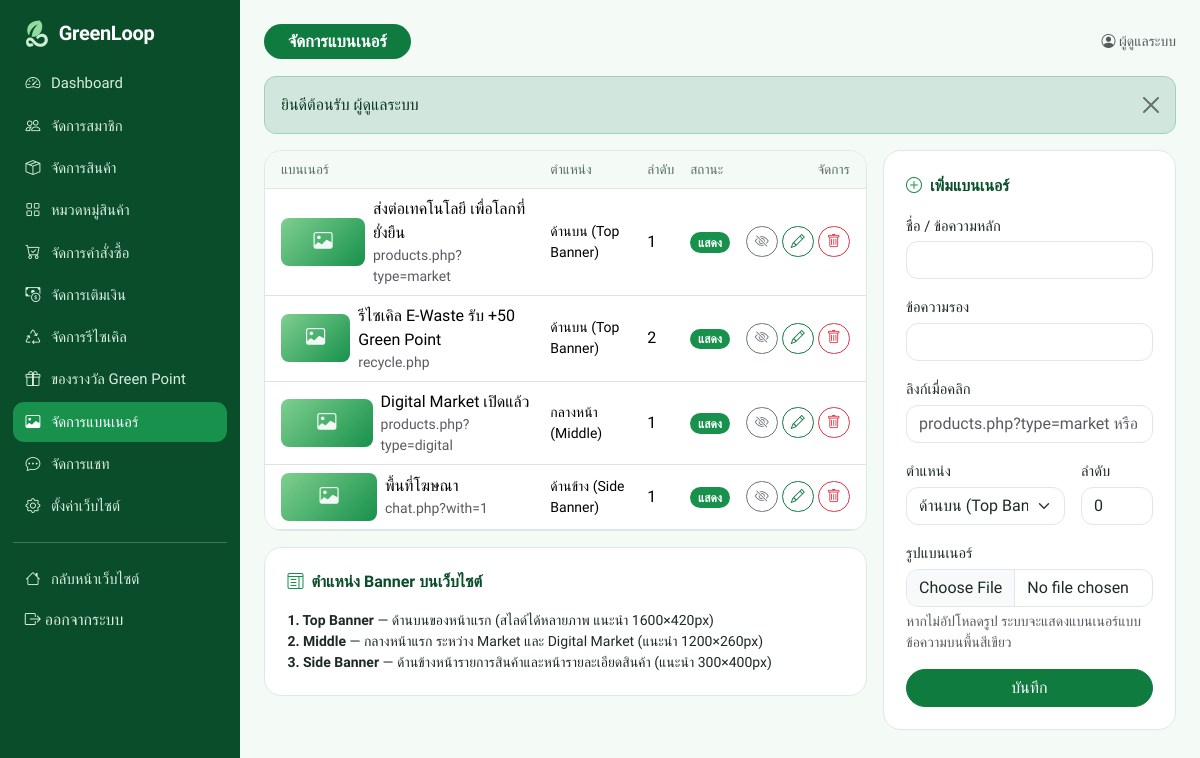
The page /admin/banners.php (signed in) on the database its author committed.
### tables this page shows
CREATE TABLE users (
  id INT AUTO_INCREMENT PRIMARY KEY,
  name VARCHAR(100) NOT NULL,
  email VARCHAR(150) NOT NULL UNIQUE,
  password_hash VARCHAR(255) NOT NULL,
  phone VARCHAR(30) NOT NULL DEFAULT '',
  address TEXT,
  avatar VARCHAR(255) DEFAULT NULL,
  role ENUM('user','admin') NOT NULL DEFAULT 'user',
  status ENUM('active','suspended') NOT NULL DEFAULT 'active',
  wallet_balance DECIMAL(12,2) NOT NULL DEFAULT 0,
  green_points INT NOT NULL DEFAULT 0,
  fee_waivers INT NOT NULL DEFAULT 0,
  premium_until DATETIME DEFAULT NULL,
  created_at DATETIME NOT NULL DEFAULT CURRENT_TIMESTAMP
);

CREATE TABLE banners (
  id INT AUTO_INCREMENT PRIMARY KEY,
  title VARCHAR(150) NOT NULL,
  subtitle VARCHAR(255) NOT NULL DEFAULT '',
  image VARCHAR(255) DEFAULT NULL,
  link VARCHAR(255) NOT NULL DEFAULT '',
  position ENUM('top','middle','side') NOT NULL DEFAULT 'top',
  sort_order INT NOT NULL DEFAULT 0,
  active TINYINT(1) NOT NULL DEFAULT 1
);

### admin/banners.php (the view, shortened to what this page needs)
<?php
require __DIR__ . '/../includes/init.php';
require_admin();
$positions = ['top' => 'ด้านบน (Top Banner)', 'middle' => 'กลางหน้า (Middle)', 'side' => 'ด้านข้าง (Side Banner)'];
$edit = (int) get('edit') ? row('SELECT * FROM banners WHERE id = ?', [(int) get('edit')]) : null;
$f = $edit ?: ['id' => 0, 'title' => '', 'subtitle' => '', 'link' => '', 'position' => 'top', 'sort_order' => 0, 'image' => null];
$list = rows("SELECT * FROM banners ORDER BY FIELD(position, 'top', 'middle', 'side'), sort_order, id");
$title = 'จัดการแบนเนอร์';
require __DIR__ . '/../includes/admin_header.php';
?>
<div class="row g-3">
  <div class="col-xl-8">
    <div class="panel p-0 overflow-hidden">
    <?php if ($list): ?>
    <div class="table-responsive"><table class="table mb-0">
      <thead><tr><th class="ps-3">แบนเนอร์</th><th>ตำแหน่ง</th><th>ลำดับ</th><th>สถานะ</th><th class="text-end pe-3">จัดการ</th></tr></thead>
      <tbody>
      <?php foreach ($list as $b): ?>
        <tr>
          <td class="ps-3"><div class="d-flex gap-2 align-items-center">
            <?php if ($b['image']): ?><img src="<?= e(url($b['image'])) ?>" alt="" style="width:96px;height:48px;object-fit:cover;border-radius:.5rem"><?php else: ?><div class="ph" style="width:96px;height:48px;border-radius:.5rem;font-size:1.2rem"><i class="bi bi-image"></i></div><?php endif; ?>
            <div><div class="fw-medium"><?= e($b['title']) ?></div><div class="small text-muted"><?= e($b['link'] ?: 'ไม่มีลิงก์') ?></div></div></div></td>
          <td class="small"><?= $positions[$b['position']] ?></td>
          <td><?= (int) $b['sort_order'] ?></td>
          <td><?= $b['active'] ? '<span class="badge rounded-pill text-bg-success">แสดง</span>' : '<span class="badge rounded-pill text-bg-secondary">ซ่อน</span>' ?></td>
          <td class="text-end pe-3 text-nowrap">
            <form method="post" class="d-inline"><?= csrf_field() ?><input type="hidden" name="id" value="<?= $b['id'] ?>">
              <button class="btn btn-sm btn-outline-secondary" name="action" value="toggle" title="<?= $b['active'] ? 'ซ่อน' : 'แสดง' ?>"><i class="bi bi-eye<?= $b['active'] ? '-slash' : '' ?>"></i></button>
              <a class="btn btn-sm btn-outline-primary" href="<?= e(url('admin/banners.php?edit=' . $b['id'])) ?>" title="แก้ไข"><i class="bi bi-pencil"></i></a>
              <button class="btn btn-sm btn-outline-danger" name="action" value="delete" title="ลบ" data-confirm="ลบแบนเนอร์นี้?"><i class="bi bi-trash"></i></button>
            </form>
          </td>
        </tr>
      <?php endforeach; ?>
      </tbody>
    </table></div>
    <?php else: ?><div class="empty"><i class="bi bi-image"></i>ยังไม่มีแบนเนอร์</div><?php endif; ?>
    </div>
    <div class="panel mt-3 small">
      <div class="panel-title"><i class="bi bi-layout-text-window"></i> ตำแหน่ง Banner บนเว็บไซต์</div>
      <b>1. Top Banner</b> — ด้านบนของหน้าแรก (สไลด์ได้หลายภาพ แนะนำ 1600×420px)<br>
      <b>2. Middle</b> — กลางหน้าแรก ระหว่าง Market และ Digital Market (แนะนำ 1200×260px)<br>
      <b>3. Side Banner</b> — ด้านข้างหน้ารายการสินค้าและหน้ารายละเอียดสินค้า (แนะนำ 300×400px)
    </div>
  </div>
  <div class="col-xl-4">
    <form class="panel" method="post" enctype="multipart/form-data"><?= csrf_field() ?>
      <div class="panel-title"><i class="bi bi-<?= $edit ? 'pencil' : 'plus-circle' ?>"></i> <?= $edit ? 'แก้ไขแบนเนอร์' : 'เพิ่มแบนเนอร์' ?></div>
      <div class="mb-3"><label class="form-label" for="title">ชื่อ / ข้อความหลัก</label><input id="title" class="form-control" name="title" value="<?= e($f['title']) ?>" required maxlength="150"></div>
      <div class="mb-3"><label class="form-label" for="subtitle">ข้อความรอง</label><input id="subtitle" class="form-control" name="subtitle" value="<?= e($f['subtitle']) ?>" maxlength="255"></div>
      <div class="mb-3"><label class="form-label" for="link">ลิงก์เมื่อคลิก</label><input id="link" class="form-control" name="link" value="<?= e($f['link']) ?>" maxlength="255" placeholder="products.php?type=market หรือ https://..."></div>
      <div class="row g-3 mb-3">
        <div class="col-8"><label class="form-label" for="position">ตำแหน่ง</label><select id="position" class="form-select" name="position"><?php foreach ($positions as $k => $v): ?><option value="<?= $k ?>" <?= $f['position'] === $k ? 'selected' : '' ?>><?= $v ?></option><?php endforeach; ?></select></div>
        <div class="col-4"><label class="form-label" for="sort_order">ลำดับ</label><input id="sort_order" class="form-control" type="number" name="sort_order" value="<?= (int) $f['sort_order'] ?>"></div>
      </div>
      <div class="mb-3"><label class="form-label" for="image">รูปแบนเนอร์</label><input id="image" class="form-control" type="file" name="image" accept="image/*" data-preview="#banner-preview">
        <div class="form-text">หากไม่อัปโหลดรูป ระบบจะแสดงแบนเนอร์แบบข้อความบนพื้นสีเขียว</div>
        </div>
      <button class="btn btn-primary w-100">บันทึก</button>
    </form>
  </div>
</div>
<?php require __DIR__ . '/../includes/admin_footer.php'; ?>

### includes/admin_header.php (shortened to what this page needs)
<?php
$self = basename($_SERVER['SCRIPT_NAME']);
$pending = [
    'products.php' => (int) val("SELECT COUNT(*) FROM products WHERE status = 'pending'"),
    'topups.php' => (int) val("SELECT COUNT(*) FROM topups WHERE status = 'pending'"),
    'recycles.php' => (int) val("SELECT COUNT(*) FROM recycles WHERE status IN ('pending', 'accepted', 'received')"),
    'orders.php' => (int) val("SELECT COUNT(*) FROM orders WHERE status IN ('paid', 'shipped')"),
    'rewards.php' => (int) val("SELECT COUNT(*) FROM redemptions WHERE status = 'pending'"),
    'chat.php' => (int) val('SELECT COUNT(*) FROM messages WHERE receiver_id = ? AND is_read = 0', [user()['id']]),
];
$menu = [
    'index.php' => ['bi-speedometer2', 'Dashboard'],
    'users.php' => ['bi-people', 'จัดการสมาชิก'],
    'products.php' => ['bi-box-seam', 'จัดการสินค้า'],
    'categories.php' => ['bi-grid', 'หมวดหมู่สินค้า'],
    'orders.php' => ['bi-cart-check', 'จัดการคำสั่งซื้อ'],
    'topups.php' => ['bi-cash-coin', 'จัดการเติมเงิน'],
    'recycles.php' => ['bi-recycle', 'จัดการรีไซเคิล'],
    'rewards.php' => ['bi-gift', 'ของรางวัล Green Point'],
    'banners.php' => ['bi-image', 'จัดการแบนเนอร์'],
    'chat.php' => ['bi-chat-dots', 'จัดการแชท'],
    'settings.php' => ['bi-gear', 'ตั้งค่าเว็บไซต์'],
];
?>
<!doctype html>
<html lang="th">
<head>
<title><?= e((isset($title) ? $title : 'Admin') . ' | ' . setting('site_name', 'GreenLoop') . ' Admin') ?></title>
<link href="https://cdn.jsdelivr.net/npm/bootstrap@5.3.3/dist/css/bootstrap.min.css" rel="stylesheet">
<link href="https://cdn.jsdelivr.net/npm/bootstrap-icons@1.11.3/font/bootstrap-icons.min.css" rel="stylesheet">
<link href="<?= e(url('assets/css/style.css')) ?>?v=1" rel="stylesheet">
</head>
<body>
<div class="admin-shell">
  <aside class="admin-side">
    <a class="brand d-flex align-items-center gap-2 mb-3 px-2" href="<?= e(url('admin/index.php')) ?>"><?= logo_html(30) ?></a>
    <?php foreach ($menu as $file => $m): ?>
      <a class="item <?= $self === $file ? 'active' : '' ?>" href="<?= e(url('admin/' . $file)) ?>"><i class="bi <?= $m[0] ?>"></i> <?= $m[1] ?>
        <?php if (!empty($pending[$file])): ?><span class="badge rounded-pill text-bg-warning"><?= $pending[$file] ?></span><?php endif; ?></a>
    <?php endforeach; ?>
    <hr class="opacity-25">
    <a class="item" href="<?= e(url('index.php')) ?>"><i class="bi bi-house"></i> กลับหน้าเว็บไซต์</a>
    <form method="post" action="<?= e(url('logout.php')) ?>"><?= csrf_field() ?><button class="item btn w-100 text-start border-0" style="color:#d9eedf"><i class="bi bi-box-arrow-right"></i> ออกจากระบบ</button></form>
  </aside>
  <div class="admin-main">
    <div class="section-head">
      <h1 class="pill-title"><?= e(isset($title) ? $title : 'Admin') ?></h1>
      <div class="small text-muted"><i class="bi bi-person-circle"></i> <?= e(user()['name']) ?></div>
    </div>
    <?php if (!empty($_SESSION['flash'])): foreach ($_SESSION['flash'] as $f): ?>
      <div class="alert alert-<?= e($f[0]) ?> alert-dismissible fade show" role="alert"><?= e($f[1]) ?><button type="button" class="btn-close" data-bs-dismiss="alert" aria-label="ปิด"></button></div>
    <?php endforeach; unset($_SESSION['flash']); endif; ?>

### includes/init.php (shortened to what this page needs)
<?php
function db()
{
    static $pdo = null;
    if ($pdo === null) {
        $c = require ROOT_PATH . '/config.php';
        try {
            $pdo = new PDO(
                "mysql:host={$c['db_host']};port={$c['db_port']};dbname={$c['db_name']};charset=utf8mb4",
                $c['db_user'],
                $c['db_pass'],
                [
                    PDO::ATTR_ERRMODE => PDO::ERRMODE_EXCEPTION,
                    PDO::ATTR_DEFAULT_FETCH_MODE => PDO::FETCH_ASSOC,
                    PDO::ATTR_EMULATE_PREPARES => false,
                ]
            );
            $pdo->exec("SET time_zone = '+07:00'");
        } catch (PDOException $ex) {
            http_response_code(500);
            exit('<h3>เชื่อมต่อฐานข้อมูลไม่ได้</h3><p>กรุณานำเข้าไฟล์ <code>database.sql</code> และตรวจสอบการตั้งค่าใน <code>config.php</code></p>');
        }
    }
    return $pdo;
}
function q($sql, $params = [])
{
    $st = db()->prepare($sql);
    $st->execute($params);
    return $st;
}
function row($sql, $params = [])
{
    $r = q($sql, $params)->fetch();
    return $r ?: null;
}
function rows($sql, $params = [])
{
    return q($sql, $params)->fetchAll();
}
function e($s)
{
    return htmlspecialchars((string) $s, ENT_QUOTES, 'UTF-8');
}
function url($path = '')
{
    return BASE_URL . '/' . ltrim($path, '/');
}
function get($key, $default = '')
{
    return isset($_GET[$key]) && is_string($_GET[$key]) ? trim($_GET[$key]) : $default;
}
function setting($name, $default = '')
{
    static $all = null;
    if ($all === null) {
        $all = [];
        foreach (rows('SELECT name, value FROM settings') as $r) {
            $all[$r['name']] = $r['value'];
        }
    }
    return isset($all[$name]) && $all[$name] !== '' ? $all[$name] : $default;
}
function user()
{
    static $u = false;
    if ($u === false) {
        $u = empty($_SESSION['uid']) ? null : row('SELECT * FROM users WHERE id = ?', [$_SESSION['uid']]);
    }
    return $u;
}
function require_login()
{
    if (!user()) {
        $_SESSION['after_login'] = $_SERVER['REQUEST_URI'];
        flash('กรุณาเข้าสู่ระบบก่อนใช้งาน', 'warning');
        redirect('login.php');
    }
    return user();
}
function require_admin()
{
    $u = require_login();
    return $u;
}
function logo_html($height = 38)
{
    return '<svg class="logo-mark" width="' . $height . '" height="' . $height . '" viewBox="0 0 48 48" aria-hidden="true"><path d="M30 4C18 4 10 10 10 20c0 3 1 6 3 8 1-8 6-14 14-18-5 5-9 11-10 20 9 1 17-6 17-17 0-3-1-6-4-9z" fill="#0f7b3f"/><path d="M8 38c0-4 3-7 7-7 6 0 8 10 16 10 4 0 7-3 7-6s-2-5-5-5c-2 0-4 1-6 4l-3-3c3-4 6-6 10-6 5 0 9 4 9 10s-5 11-12 11C20 46 19 36 14 36c-1 0-2 1-2 2s1 3 3 3c1 0 2 0 3-1l2 4c-2 1-4 2-6 2-4 0-6-4-6-8z" fill="#3fae5a"/></svg>'
        . '<span class="logo-text">' . e(setting('site_name', 'GreenLoop')) . '</span>';
}

### includes/admin_footer.php (shortened to what this page needs)
  </div>
</div>
</body>
</html>

### assets/css/style.css (style rules this page uses)
:root { --gl-900: #0a4d2a; --gl-700: #0f7b3f; --gl-600: #17914c; --gl-500: #3fae5a; --gl-200: #cfe9d6; --gl-100: #e6f4ea; --gl-50: #f4faf6; --gl-gold: #e59a12; --gl-ink: #1d2b22; --gl-line: #dcebe1; --bs-primary: #0f7b3f; --bs-primary-rgb: 15, 123, 63; --bs-success: #17914c; --bs-success-rgb: 23, 145, 76; --bs-link-color: #0f7b3f; --bs-link-color-rgb: 15, 123, 63; --bs-link-hover-color: #0a4d2a; --bs-link-hover-color-rgb: 10, 77, 42; --bs-body-font-family: 'Prompt', 'Segoe UI', Tahoma, sans-serif; --bs-body-color: #1d2b22; --bs-border-radius: .75rem; }
body { background: var(--gl-50); min-height: 100vh; display: flex; flex-direction: column; }
a { text-decoration: none; }
h1, h2, h3, h4, h5, h6 { font-weight: 600; }
.btn { border-radius: 999px; font-weight: 500; }
.btn-primary { --bs-btn-bg: var(--gl-700); --bs-btn-border-color: var(--gl-700); --bs-btn-hover-bg: #0c6a36; --bs-btn-hover-border-color: #0c6a36; --bs-btn-active-bg: var(--gl-900); --bs-btn-active-border-color: var(--gl-900); --bs-btn-disabled-bg: var(--gl-700); --bs-btn-disabled-border-color: var(--gl-700); }
.btn-outline-primary { --bs-btn-color: var(--gl-700); --bs-btn-border-color: var(--gl-700); --bs-btn-hover-bg: var(--gl-700); --bs-btn-hover-border-color: var(--gl-700); --bs-btn-active-bg: var(--gl-900); --bs-btn-active-border-color: var(--gl-900); }
.form-control, .form-select { border-color: var(--gl-line); }
.form-label { font-weight: 500; font-size: .92rem; margin-bottom: .3rem; }
.table { --bs-table-bg: transparent; vertical-align: middle; }
.table thead th { font-weight: 500; font-size: .85rem; color: #5a6f61; background: var(--gl-50); border-bottom-color: var(--gl-line); white-space: nowrap; }
.logo-text { font-weight: 700; font-size: 1.45rem; color: var(--gl-700); letter-spacing: -.3px; }
.pill-title { display: inline-block; background: var(--gl-700); color: #fff; font-size: 1.05rem; font-weight: 600; border-radius: 999px; padding: .45rem 1.5rem; margin: 0; }
.section-head { display: flex; justify-content: space-between; align-items: center; gap: 1rem; margin-bottom: 1.1rem; flex-wrap: wrap; }
.panel { background: #fff; border: 1px solid var(--gl-line); border-radius: 1.1rem; padding: 1.4rem; }
.panel-title { font-size: 1rem; font-weight: 600; color: var(--gl-900); margin-bottom: 1rem; display: flex; align-items: center; gap: .5rem; }
.panel-title .bi { color: var(--gl-600); }
.ph { display: flex; align-items: center; justify-content: center; font-size: 3.6rem; color: rgba(255, 255, 255, .92); background: linear-gradient(135deg, #7fcf8f, var(--gl-600)); }
.admin-shell { display: flex; min-height: 100vh; }
.admin-side { width: 240px; background: var(--gl-900); color: #d9eedf; flex-shrink: 0; padding: 1.1rem .8rem; position: sticky; top: 0; height: 100vh; overflow-y: auto; }
.admin-side .logo-text { color: #fff; font-size: 1.25rem; }
.admin-side a.item { display: flex; align-items: center; gap: .65rem; color: #d9eedf; padding: .55rem .8rem; border-radius: .7rem; font-size: .93rem; margin-bottom: .15rem; }
.admin-side a.item.active { background: var(--gl-600); color: #fff; }
.admin-main { flex: 1; min-width: 0; padding: 1.5rem; }

### rows shown on the page
users: name "ผู้ดูแลระบบ"
banners: title "ส่งต่อเทคโนโลยี เพื่อโลกที่ยั่งยืน", link "products.php?type=market", position "ด้านบน (Top Banner)", sort_order "1", active "แสดง"
banners: title "รีไซเคิล E-Waste รับ +50 Green Point", link "recycle.php", position "ด้านบน (Top Banner)", sort_order "2", active "แสดง"
banners: title "Digital Market เปิดแล้ว", link "products.php?type=digital", position "กลางหน้า (Middle)", sort_order "1", active "แสดง"
banners: title "พื้นที่โฆษณา", link "chat.php?with=1", position "ด้านข้าง (Side Banner)", sort_order "1", active "แสดง"

### other values the page prints
setting('site_name', 'GreenLoop') "GreenLoop"
$m[1] "Dashboard"
$m[1] "จัดการสมาชิก"
$m[1] "จัดการสินค้า"
$m[1] "หมวดหมู่สินค้า"
$m[1] "จัดการคำสั่งซื้อ"
$m[1] "จัดการเติมเงิน"
$m[1] "จัดการรีไซเคิล"
$m[1] "ของรางวัล Green Point"
$m[1] "จัดการแบนเนอร์"
$m[1] "จัดการแชท"
$m[1] "ตั้งค่าเว็บไซต์"
isset($title) ? $title : 'Admin' "จัดการแบนเนอร์"
$f[1] "ยินดีต้อนรับ ผู้ดูแลระบบ"
form field position "ด้านบน (Top Banner)"
